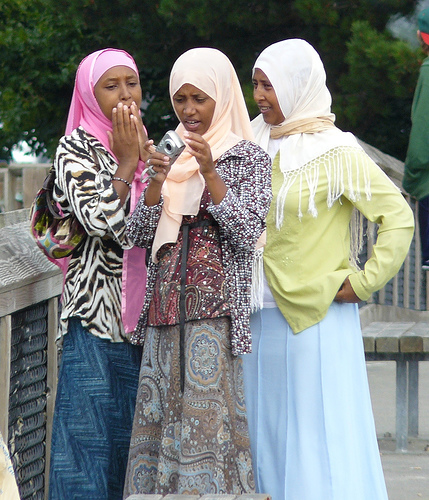
#> input picture data/dts/img/1339596997_8ac29c1841.jpg, 429 x 500 px
$ python -i preprocess.py   (imports and definitions only)
#> lines starting #> are read from the running program, lines starting #| are printed output that depends on the picture
#> further down, picture is the input picture: PIL image 429x500 RGB; mean R, G, B 126.5, 129.5, 126.4
import argparse
import os
from pathlib import Path
from PIL import Image, ImageEnhance
import random
from tqdm import tqdm

SUPPORTED_FORMATS = (".jpg", ".jpeg", ".png", ".bmp", ".tiff", ".webp")


def ensure_dir(path: Path):
    path.mkdir(parents=True, exist_ok=True)
# [7 lines left out: function open_image, not called in this run]
def resize_image(img: Image.Image, size):
    return img.resize(size, Image.BILINEAR)
def normalize_image(img: Image.Image):
    return img
def augment_image(img: Image.Image, seed=None):
    """Return an augmented PIL.Image instance. Random but deterministic if seed provided."""
    if seed is not None:
        random.seed(seed)
    im = img
    if random.random() < 0.5:
        im = im.transpose(Image.FLIP_LEFT_RIGHT)
    angle = random.uniform(-15, 15)
    im = im.rotate(angle, resample=Image.BILINEAR, expand=False)
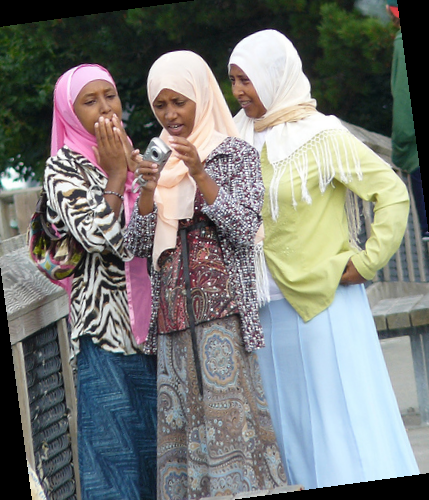
#> im: PIL image 429x500 RGB; mean R, G, B 120.9, 123.1, 120.5
    if random.random() < 0.5:
        enh = ImageEnhance.Brightness(im)
        im = enh.enhance(random.uniform(0.8, 1.2))
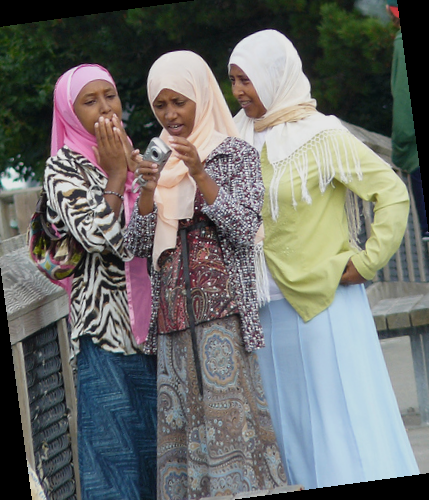
#> im: PIL image 429x500 RGB; mean R, G, B 108.7, 110.7, 108.4
    if random.random() < 0.5:
        enh = ImageEnhance.Contrast(im)
        im = enh.enhance(random.uniform(0.85, 1.15))
    if random.random() < 0.5:
        enh = ImageEnhance.Color(im)
        im = enh.enhance(random.uniform(0.8, 1.3))

    return im

# [49 lines left out: functions process_one, walk_images, main, not called in this run]


# [2 lines not run here, left out]

>>> from PIL import Image
>>> picture = Image.open('../../data/dts/img/1339596997_8ac29c1841.jpg')
>>> result = augment_image(picture)

$ run again, on data/dts/img/1426014905_da60d72957.jpg
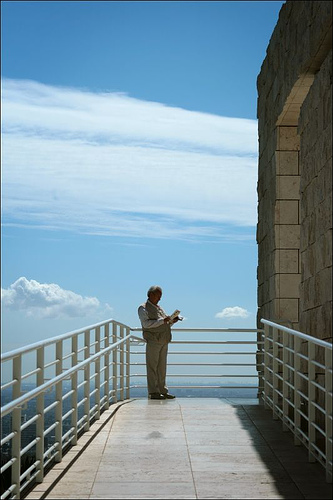
#> input picture data/dts/img/1426014905_da60d72957.jpg, 333 x 500 px
#> picture is the input picture: PIL image 333x500 RGB; mean R, G, B 121.8, 147.1, 159.8
#> in augment_image, `im = im.rotate(angle, resample=Image.BILINEAR, expand=False)`:
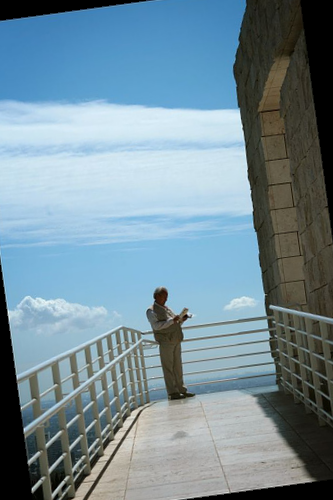
#> im: PIL image 333x500 RGB; mean R, G, B 116.1, 140.1, 152.1
#> in augment_image, `im = enh.enhance(random.uniform(0.8, 1.2))`:
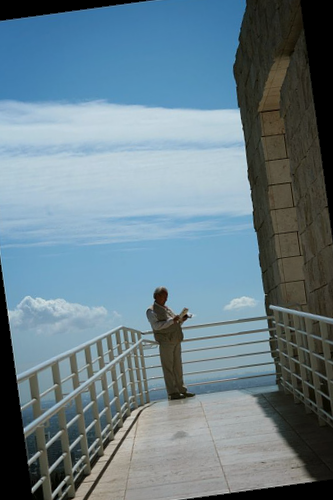
#> im: PIL image 333x500 RGB; mean R, G, B 104.5, 126.1, 137

$ run again, on data/dts/img/1473080948_bae2925dc8.jpg
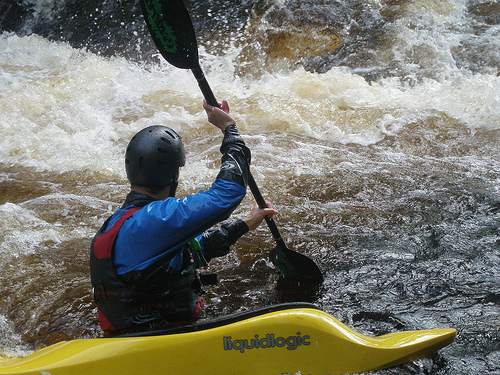
#> input picture data/dts/img/1473080948_bae2925dc8.jpg, 500 x 375 px
#> picture is the input picture: PIL image 500x375 RGB; mean R, G, B 121.4, 121, 110.3
#> in augment_image, `im = im.rotate(angle, resample=Image.BILINEAR, expand=False)`:
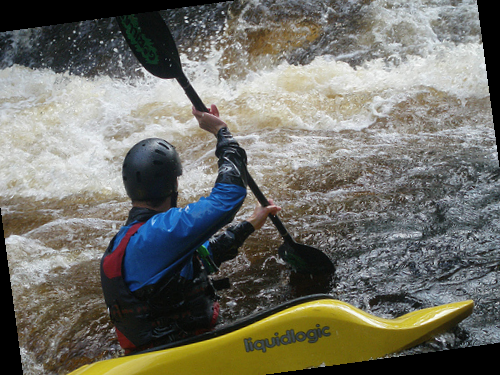
#> im: PIL image 500x375 RGB; mean R, G, B 112.5, 112.2, 103.6
#> in augment_image, `im = enh.enhance(random.uniform(0.8, 1.2))`:
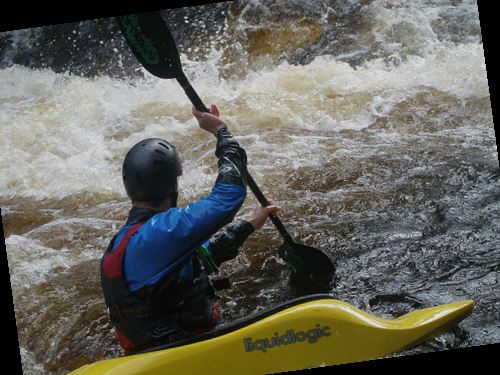
#> im: PIL image 500x375 RGB; mean R, G, B 101.2, 100.9, 93.2

$ run again, on data/dts/img/1489286545_8df476fa26.jpg
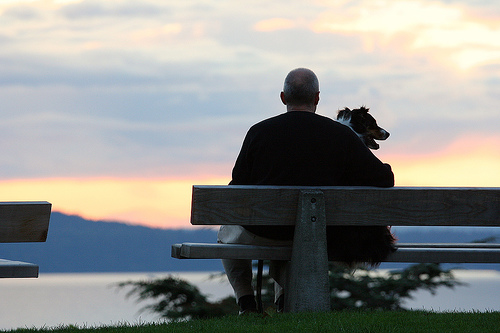
#> input picture data/dts/img/1489286545_8df476fa26.jpg, 500 x 333 px
#> picture is the input picture: PIL image 500x333 RGB; mean R, G, B 141.5, 143.2, 140.2
#> in augment_image, `im = im.rotate(angle, resample=Image.BILINEAR, expand=False)`:
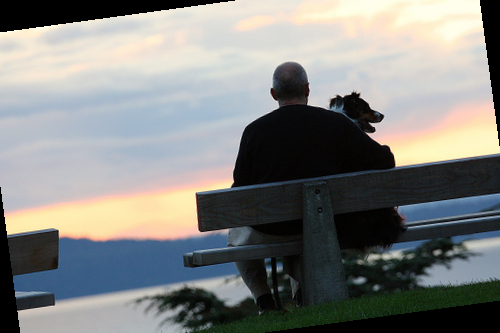
#> im: PIL image 500x333 RGB; mean R, G, B 129.7, 131.2, 128.9
#> in augment_image, `im = enh.enhance(random.uniform(0.8, 1.2))`:
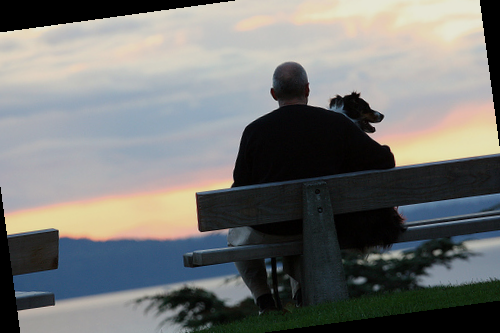
#> im: PIL image 500x333 RGB; mean R, G, B 116.7, 118.1, 116
